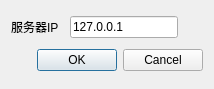
<?xml version="1.0" encoding="UTF-8"?>
<ui version="4.0">
 <class>ConnectServer</class>
 <widget class="QDialog" name="ConnectServer">
  <property name="geometry">
   <rect>
    <x>0</x>
    <y>0</y>
    <width>214</width>
    <height>89</height>
   </rect>
  </property>
  <property name="windowTitle">
   <string>Dialog</string>
  </property>
  <layout class="QVBoxLayout" name="verticalLayout">
   <item>
    <layout class="QHBoxLayout" name="horizontalLayout">
     <item>
      <widget class="QLabel" name="label">
       <property name="text">
        <string>服务器IP</string>
       </property>
      </widget>
     </item>
     <item>
      <spacer name="horizontalSpacer_2">
       <property name="orientation">
        <enum>Qt::Horizontal</enum>
       </property>
       <property name="sizeType">
        <enum>QSizePolicy::Preferred</enum>
       </property>
       <property name="sizeHint" stdset="0">
        <size>
         <width>20</width>
         <height>20</height>
        </size>
       </property>
      </spacer>
     </item>
     <item>
      <widget class="QLineEdit" name="lineEdit_serverIP">
       <property name="sizePolicy">
        <sizepolicy hsizetype="Fixed" vsizetype="Fixed">
         <horstretch>0</horstretch>
         <verstretch>0</verstretch>
        </sizepolicy>
       </property>
       <property name="text">
        <string>127.0.0.1</string>
       </property>
      </widget>
     </item>
     <item>
      <spacer name="horizontalSpacer">
       <property name="orientation">
        <enum>Qt::Horizontal</enum>
       </property>
       <property name="sizeHint" stdset="0">
        <size>
         <width>40</width>
         <height>20</height>
        </size>
       </property>
      </spacer>
     </item>
    </layout>
   </item>
   <item>
    <widget class="QDialogButtonBox" name="buttonBox">
     <property name="orientation">
      <enum>Qt::Horizontal</enum>
     </property>
     <property name="standardButtons">
      <set>QDialogButtonBox::Cancel|QDialogButtonBox::Ok</set>
     </property>
    </widget>
   </item>
  </layout>
 </widget>
 <resources/>
 <connections>
  <connection>
   <sender>buttonBox</sender>
   <signal>accepted()</signal>
   <receiver>ConnectServer</receiver>
   <slot>accept()</slot>
   <hints>
    <hint type="sourcelabel">
     <x>248</x>
     <y>254</y>
    </hint>
    <hint type="destinationlabel">
     <x>157</x>
     <y>274</y>
    </hint>
   </hints>
  </connection>
  <connection>
   <sender>buttonBox</sender>
   <signal>rejected()</signal>
   <receiver>ConnectServer</receiver>
   <slot>reject()</slot>
   <hints>
    <hint type="sourcelabel">
     <x>316</x>
     <y>260</y>
    </hint>
    <hint type="destinationlabel">
     <x>286</x>
     <y>274</y>
    </hint>
   </hints>
  </connection>
 </connections>
</ui>
